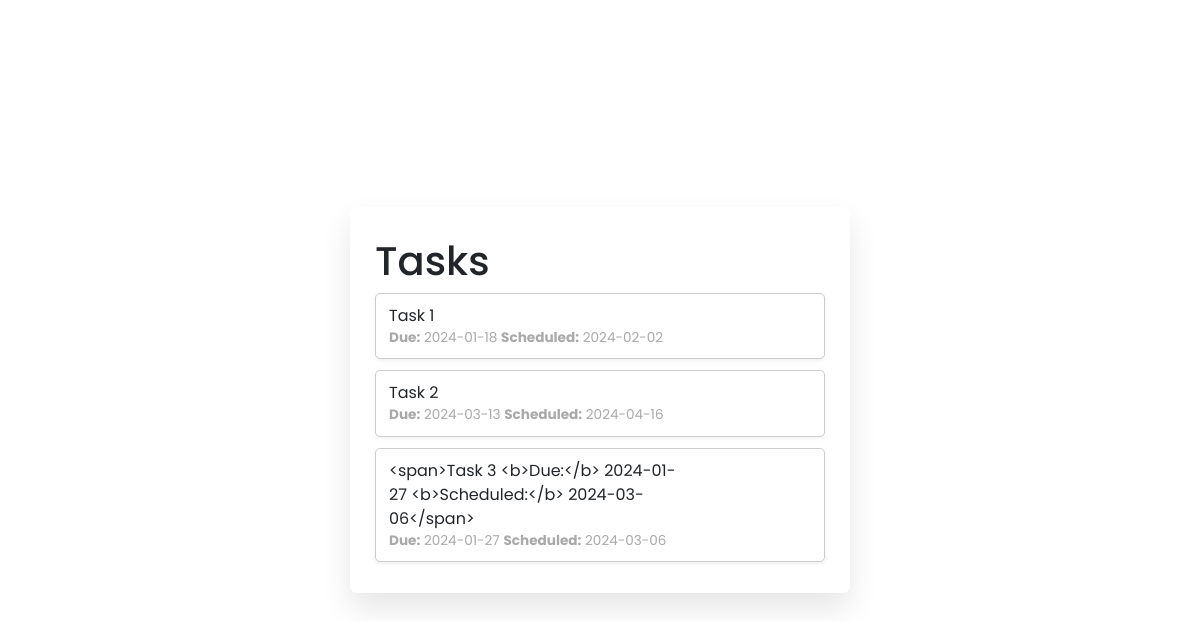
The app's page /, older data.
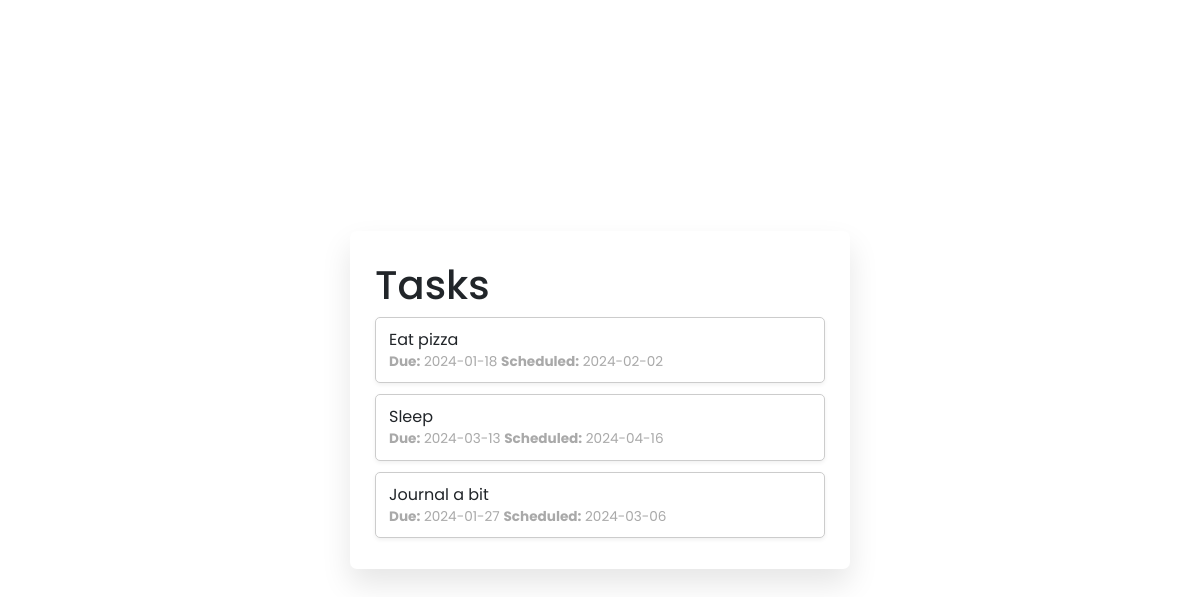
The same page, newer data.
### Mythic/models.py (models this page shows, shortened)
class Task(models.Model):
    description = models.TextField(default="New task")
    completed = models.BooleanField(default=False)
    scheduled = models.BooleanField(default=False)
    due_date = models.DateTimeField(auto_now=False, auto_now_add=False, null=True, blank=True)
    scheduled_date = models.DateTimeField(auto_now=False, auto_now_add=False, null=True, blank=True)
    start_time = models.DateTimeField(auto_now=False, auto_now_add=False, null=True, blank=True)
    end_time = models.DateTimeField(auto_now=False, auto_now_add=False,null=True, blank=True)
    category = models.CharField(max_length=64, blank=True, null=True)
    project = models.CharField(max_length=64, blank=True, null=True)
    is_header = models.BooleanField(default=False)
    parent = models.ForeignKey('self', on_delete=models.CASCADE, null=True, blank=True, related_name='children')
    next_task = models.ForeignKey('self', on_delete=models.CASCADE, null=True, blank=True, related_name='previous_task')
    order = models.IntegerField(null=True, blank=True)
    def get_datetime(self):
        return {
            "due_date": self.due_date.strftime("%Y-%m-%d"),
            "scheduled_date": self.scheduled_date.strftime("%Y-%m-%d")
        }

### Mythic/views.py (the view)
# urls.py: path("", views.index, name="index"),
def index(request):
    tasks = search(request)
    return render(request, "mythic/test_create_task.html", {
        "form": NewTaskForm(),
        "tasks": tasks
    })

### Mythic/views.py (called while the page is built)
def search(request):
    tasks = Task.objects.all().order_by('order')
    return tasks

### Mythic/templates/mythic/test_create_task.html (shortened to what this page needs)
{% extends "mythic/layout.html" %}
{% load static %}
{% block body %}
    <div class="sortable-list">
        <h1>Tasks</h1>
        {% for task in tasks %}
            <div class="item" draggable="true">
                <div id="edit-task-body-{{ task.id }}" onclick="edit_task({{ task.id }})" class="details">
                    <span class="description">
                        {{ task.description }}
                    </span>
                    <span class="date"><b>Due:</b> {{ task.get_datetime.due_date }}  <b>Scheduled:</b> {{ task.get_datetime.scheduled_date}}</span>
                </div>
            </div>
        {% endfor %}
        </div>
{% endblock %}

### Mythic/templates/mythic/layout.html (shortened to what this page needs)
{% load static %}
<!DOCTYPE html>
<html lang="en">
    <head>
        <link rel="stylesheet" href="https://stackpath.bootstrapcdn.com/bootstrap/4.4.1/css/bootstrap.min.css">
        <link href="{% static 'mythic/styles3.css' %}" rel="stylesheet">
    </head>
    <body>
        <div class="body">
            {% block body %}
            {% endblock %}
        </div>
    </body>
</html>

### Mythic/static/mythic/styles3.css (style rules this page uses)
* { margin: 0; padding: 0; box-sizing: border-box; font-family: 'Poppins', sans-serif; }
body { display: flex; align-items: center; justify-content: center; min-height: 100vh; }
.sortable-list { width: 500px; padding: 25px; background: #fff; border-radius: 7px; padding: 30px 25px 20px; box-shadow: 0 15px 30px rgba(0, 0, 0, 0.1); }
.sortable-list .item { cursor: move; background: #fff; align-items: center; border-radius: 5px; padding: 10px 13px; margin-bottom: 11px; box-shadow: 0 2px 4px rgba(0,0,0,0.06); border: 1px solid #ccc; justify-content: space-between; display: flex; }
.details { display: grid; grid: "proj-col description" auto "........ dates " auto / 1fr minmax(100px, 300px) 1fr; }
.date { grid-area: dates; font-size: 0.85em; color: #A9A9A9; }
.description { grid-area: description; text-align: left; }

Row changes from the older to the newer data that the page shows:
changed Task: description "Task 1" → "Eat pizza"
changed Task: description "Task 2" → "Sleep"
changed Task: description "<span>Task 3 <b>Due:</b> 2024-01-27 <b>Scheduled:</b> 2024-03-06</span>" → "Journal a bit"
